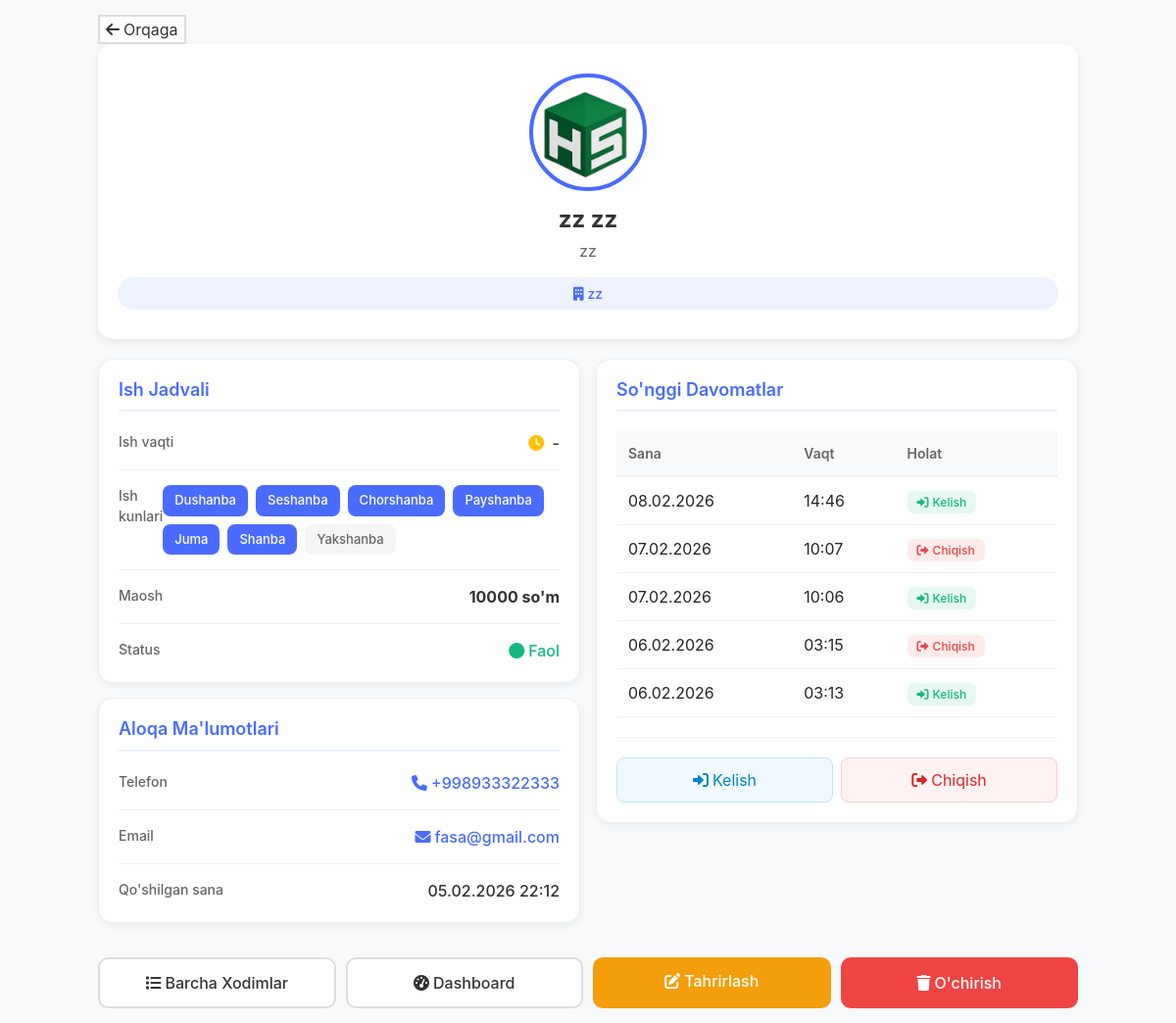
The page /employees/17/ (signed in) on the database its author committed.
### employees/models.py (models this page shows, shortened)
class Employee(models.Model):
    WORK_DAYS_CHOICES = [
        ('monday', 'Dushanba'),
        ('tuesday', 'Seshanba'),
        ('wednesday', 'Chorshanba'),
        ('thursday', 'Payshanba'),
        ('friday', 'Juma'),
        ('saturday', 'Shanba'),
        ('sunday', 'Yakshanba'),
    ]
    first_name = models.CharField(max_length=100, verbose_name='Ismi')
    last_name = models.CharField(max_length=100, verbose_name='Familyasi')
    position = models.CharField(max_length=100, verbose_name='Lavozimi')
    department = models.CharField(max_length=100, verbose_name="Bo'lim")
    phone = models.CharField(max_length=20, blank=True, verbose_name='Telefon')
    email = models.EmailField(blank=True, verbose_name='Email')
    photo = models.ImageField(upload_to='employee_photos/', verbose_name='Rasm')
    work_days = models.JSONField(default=list, verbose_name='Ish kunlari')
    work_schedule = models.JSONField(default=dict, verbose_name='Ish jadvali')
    monthly_salary = models.DecimalField(
        max_digits=12,
        decimal_places=2,
        default=0,
        verbose_name='Oylik maosh'
    )
    late_penalty_per_minute = models.DecimalField(
        max_digits=10,
        decimal_places=2,
        default=1000,
        verbose_name='Har daqiqa uchun jarima'
    )
    allowed_late_minutes = models.IntegerField(
        default=10,
        verbose_name='Ruxsat etilgan kechikish (daq.)'
    )
    daily_work_hours = models.DecimalField(
        max_digits=4,
        decimal_places=2,
        default=8.0,
        verbose_name='Kunlik ish soatlari'
    )
    is_active = models.BooleanField(default=True, verbose_name='Faol')
    created_at = models.DateTimeField(auto_now_add=True, verbose_name='Yaratilgan sana')
    class Meta:
        ordering = ['first_name', 'last_name']
        verbose_name = 'Xodim'
        verbose_name_plural = 'Xodimlar'
    @property
    def full_name(self):
        return f"{self.first_name} {self.last_name}"
    def get_daily_schedule(self, day_code):
        schedule = self.work_schedule.get(day_code, {})
        return {
            'start': schedule.get('start', '09:00'),
            'end': schedule.get('end', '18:00'),
            'is_work_day': day_code in self.work_days
        }
    def get_today_schedule(self):
        today_code = datetime.now().strftime('%A').lower()
        return self.get_daily_schedule(today_code)

class Attendance(models.Model):
    ATTENDANCE_TYPES = [
        ('in', 'Kelish'),
        ('out', 'Chiqish'),
    ]
    STATUS_CHOICES = [
        ('ontime', 'Vaqtida'),
        ('late', 'Kechikdi'),
        ('early', 'Erta keldi'),
        ('absent', "Kelmagan"),
        ('day_off', 'Dam olish'),
    ]
    employee = models.ForeignKey(Employee, on_delete=models.CASCADE, related_name='attendances')
    date = models.DateField()
    time = models.TimeField()
    type = models.CharField(max_length=3, choices=ATTENDANCE_TYPES, default='in')
    status = models.CharField(max_length=10, choices=STATUS_CHOICES, default='ontime')
    late_minutes = models.IntegerField(default=0)
    penalty_amount = models.DecimalField(max_digits=10, decimal_places=2, default=0)
    notes = models.TextField(blank=True)
    created_at = models.DateTimeField(auto_now_add=True)
    class Meta:
        ordering = ['-date', '-time']
        unique_together = ['employee', 'date', 'type']
        verbose_name = 'Davomat'
        verbose_name_plural = 'Davomatlar'

### employees/views.py (the view)
# urls.py: path('employees/<int:id>/', views.employee_detail, name='employee_detail'),
@login_required
@admin_or_hr_required
def employee_detail(request, id):
    employee = get_object_or_404(Employee, id=id)
    attendances = Attendance.objects.filter(employee=employee).order_by('-date', '-time')[:50]
    salaries = MonthlySalary.objects.filter(employee=employee).order_by('-year', '-month')[:12]
    today_schedule = employee.get_today_schedule()
    context = {
        'employee': employee,
        'attendances': attendances,
        'salaries': salaries,
        'today_schedule': today_schedule,
        'work_days': employee.work_days,
        'work_schedule': employee.work_schedule,
    }
    return render(request, 'employee_detail.html', context)

### employees/views.py (called while the page is built)
def admin_or_hr_required(function=None):
    actual_decorator = user_passes_test(
        lambda u: u.is_authenticated and (
            u.is_superuser or
            u.is_staff or
            (hasattr(u, 'profile') and u.profile.user_type in ['admin', 'hr'])
        ),
        login_url='login'
    )
    if function:
        return actual_decorator(function)
    return actual_decorator

### templates/employee_detail.html (shortened to what this page needs)
<!DOCTYPE html>
<html lang="uz">
    {% load static %}
<head>
    <link href="https://cdn.jsdelivr.net/npm/bootstrap@5.1.3/dist/css/bootstrap.min.css" rel="stylesheet">
    <link rel="stylesheet" href="https://cdnjs.cloudflare.com/ajax/libs/font-awesome/6.0.0/css/all.min.css">
</head>
<body>
    <div class="profile-container">
        <button class="btn-back" onclick="history.back()"><i class="fas fa-arrow-left me-1"></i>Orqaga</button>
        <div class="profile-header">
            {% if employee.photo %}
            <img src="{{ employee.photo.url }}" class="profile-img" alt="{{ employee.full_name }}">
            {% else %}
            <div class="profile-img d-flex align-items-center justify-content-center mx-auto mb-3 bg-light">
                <i class="fas fa-user text-primary fa-3x"></i>
            </div>
            {% endif %}
            <h1 class="profile-name">{{ employee.full_name }}</h1>
            <p class="profile-position">{{ employee.position }}</p>
            <div class="department-badge">
                <i class="fas fa-building me-1"></i>{{ employee.department }}
            </div>
        </div>
        <div class="row g-3">
            <div class="col-md-6">
                <div class="info-card">
                    <h3 class="card-title">Ish Jadvali</h3>
                    <div class="info-row">
                        <div class="info-label">Ish vaqti</div>
                        <div class="info-value">
                            <i class="fas fa-clock text-warning me-1"></i>
                            {{ employee.start_time|time:"H:i" }} - {{ employee.end_time|time:"H:i" }}
                        </div>
                    </div>
                    <div class="info-row">
                        <div class="info-label">Ish kunlari</div>
                        <div class="info-value">
                            <div class="work-days">
                                {% for day_code, day_name in employee.WORK_DAYS_CHOICES %}
                                <span class="day-badge {% if day_code in employee.work_days %}active{% endif %}">
                                    {{ day_name }}
                                </span>
                                {% endfor %}
                            </div>
                        </div>
                    </div>
                    <div class="info-row">
                        <div class="info-label">Maosh</div>
                        <div class="info-value">
                            <strong>{{ employee.monthly_salary|floatformat:0 }} so'm</strong>
                        </div>
                    </div>
                    <div class="info-row">
                        <div class="info-label">Status</div>
                        <div class="info-value">
                            {% if employee.is_active %}
                            <span style="color: #10b981;"><i class="fas fa-circle me-1"></i>Faol</span>
                            {% else %}
                            <span style="color: #ef4444;"><i class="fas fa-circle me-1"></i>Nofaol</span>
                            {% endif %}
                        </div>
                    </div>
                </div>
                <div class="info-card">
                    <h3 class="card-title">Aloqa Ma'lumotlari</h3>
                    <div class="info-row">
                        <div class="info-label">Telefon</div>
                        <div class="info-value">
                            {% if employee.phone %}
                            <a href="tel:{{ employee.phone }}" style="color: #4a6bff; text-decoration: none;">
                                <i class="fas fa-phone me-1"></i>{{ employee.phone }}
                            </a>
                            {% else %}
                            <span style="color: #999;">-</span>
                            {% endif %}
                        </div>
                    </div>
                    <div class="info-row">
                        <div class="info-label">Email</div>
                        <div class="info-value">
                            {% if employee.email %}
                            <a href="mailto:{{ employee.email }}" style="color: #4a6bff; text-decoration: none;">
                                <i class="fas fa-envelope me-1"></i>{{ employee.email }}
                            </a>
                            {% else %}
                            <span style="color: #999;">-</span>
                            {% endif %}
                        </div>
                    </div>
                    <div class="info-row">
                        <div class="info-label">Qo'shilgan sana</div>
                        <div class="info-value">{{ employee.created_at|date:"d.m.Y H:i" }}</div>
                    </div>
                </div>
            </div>
            <div class="col-md-6">
                <div class="info-card">
                    <h3 class="card-title">So'nggi Davomatlar</h3>
                    {% if attendances %}
                    <div style="max-height: 400px; overflow-y: auto;">
                        <table class="attendance-table">
                            <thead>
                                <tr>
                                    <th>Sana</th>
                                    <th>Vaqt</th>
                                    <th>Holat</th>
                                </tr>
                            </thead>
                            <tbody>
                                {% for att in attendances %}
                                <tr>
                                    <td>{{ att.date|date:"d.m.Y" }}</td>
                                    <td>{{ att.time|time:"H:i" }}</td>
                                    <td>
                                        {% if att.type == 'in' %}
                                        <span class="status-badge status-in">
                                            <i class="fas fa-sign-in-alt me-1"></i>Kelish
                                        </span>
                                        {% else %}
                                        <span class="status-badge status-out">
                                            <i class="fas fa-sign-out-alt me-1"></i>Chiqish
                                        </span>
                                        {% endif %}
                                    </td>
                                </tr>
                                {% endfor %}
                            </tbody>
                        </table>
                    </div>
                    {% else %}
                    <div class="empty-state">
                        <i class="fas fa-clipboard-list fa-2x mb-3"></i>
                        <p>Davomat ma'lumotlari yo'q</p>
                    </div>
                    {% endif %}
                    <div style="margin-top: 20px; padding-top: 20px; border-top: 1px solid #eee;">
                        <div class="row g-2">
                            <div class="col-6">
                                <a href="/checkin/" style="display: block; padding: 10px; background: #f0f9ff; border: 1px solid #bae6fd; border-radius: 8px; text-align: center; text-decoration: none; color: #0284c7;">
                                    <i class="fas fa-sign-in-alt me-1"></i>Kelish
                                </a>
                            </div>
                            <div class="col-6">
                                <a href="/checkout/" style="display: block; padding: 10px; background: #fef2f2; border: 1px solid #fecaca; border-radius: 8px; text-align: center; text-decoration: none; color: #dc2626;">
                                    <i class="fas fa-sign-out-alt me-1"></i>Chiqish
                                </a>
                            </div>
                        </div>
                    </div>
                </div>
            </div>
        </div>
        <div class="action-buttons">
            <a href="/employees/" class="action-btn btn-back">
                <i class="fas fa-list me-1"></i>Barcha Xodimlar
            </a>
            <a href="/dashboard/" class="action-btn btn-back">
                <i class="fas fa-tachometer-alt me-1"></i>Dashboard
            </a>
            <a href="/employees/edit/{{ employee.id }}/" class="action-btn btn-edit">
                <i class="fas fa-edit me-1"></i>Tahrirlash
            </a>
            <button onclick="confirmDelete()" class="action-btn btn-delete">
                <i class="fas fa-trash me-1"></i>O'chirish
            </button>
        </div>
    </div>
</body>
</html>

### templates/employee_detail.html (style rules this page uses)
body { background-color: #f8f9fa; font-family: -apple-system, BlinkMacSystemFont, 'Segoe UI', Roboto, Oxygen, Ubuntu, sans-serif; padding: 15px; }
.profile-container { max-width: 1000px; margin: 0 auto; }
.profile-header { background: white; border-radius: 15px; padding: 30px 20px; text-align: center; box-shadow: 0 3px 10px rgba(0,0,0,0.08); margin-bottom: 20px; }
.profile-img { width: 120px; height: 120px; border-radius: 50%; object-fit: cover; border: 4px solid #4a6bff; margin-bottom: 15px; }
.profile-name { font-size: 24px; font-weight: 700; color: #333; margin-bottom: 5px; }
.profile-position { color: #666; font-size: 16px; margin-bottom: 15px; }
.department-badge { background: #eef2ff; color: #4a6bff; padding: 6px 15px; border-radius: 20px; font-size: 14px; font-weight: 500; }
.info-card { background: white; border-radius: 15px; padding: 20px; margin-bottom: 15px; box-shadow: 0 3px 10px rgba(0,0,0,0.05); border: 1px solid #eee; }
.card-title { font-size: 18px; font-weight: 600; color: #4a6bff; margin-bottom: 20px; padding-bottom: 10px; border-bottom: 2px solid #eef2ff; }
.info-row { display: flex; justify-content: space-between; margin-bottom: 15px; padding-bottom: 15px; border-bottom: 1px solid #f0f0f0; }
.info-row:last-child { border-bottom: none; margin-bottom: 0; padding-bottom: 0; }
.info-label { color: #666; font-size: 14px; font-weight: 500; }
.info-value { color: #333; font-weight: 500; text-align: right; }
.work-days { display: flex; flex-wrap: wrap; gap: 8px; }
.day-badge { padding: 6px 12px; border-radius: 8px; font-size: 13px; font-weight: 500; background: #f5f5f5; color: #666; }
.day-badge.active { background: #4a6bff; color: white; }
.attendance-table { width: 100%; border-collapse: collapse; }
.attendance-table th { background: #f8f9fa; padding: 12px; font-size: 14px; color: #666; font-weight: 600; border-bottom: 2px solid #eee; }
.attendance-table td { padding: 12px; border-bottom: 1px solid #f0f0f0; }
.status-badge { padding: 4px 10px; border-radius: 6px; font-size: 12px; font-weight: 500; }
.status-in { background: rgba(16, 185, 129, 0.1); color: #10b981; }
.status-out { background: rgba(239, 68, 68, 0.1); color: #ef4444; }
.action-buttons { display: grid; grid-template-columns: repeat(auto-fit, minmax(200px, 1fr)); gap: 10px; margin-top: 20px; }
.action-btn { padding: 12px; border-radius: 10px; font-weight: 500; text-decoration: none; text-align: center; display: block; transition: all 0.2s; }
.btn-back { background: white; border: 2px solid #ddd; color: #333; }
.btn-edit { background: #f59e0b; color: white; border: none; }
.btn-delete { background: #ef4444; color: white; border: none; }

### rows shown on the page
Employee: photo (picture), full_name "zz zz", position "zz", department "zz", monthly_salary "10000", phone "+998933322333", email "fasa@gmail.com", created_at "05.02.2026 22:12"
Attendance: date "08.02.2026", time "14:46", type "in" (drawn)
Attendance: date "07.02.2026", time "10:07", type "out" (drawn)
Attendance: date "07.02.2026", time "10:06", type "in" (drawn)
Attendance: date "06.02.2026", time "03:15", type "out" (drawn)
Attendance: date "06.02.2026", time "03:13", type "in" (drawn)

### other values the page prints
{{ day_name }} "Dushanba" "Seshanba" "Chorshanba" "Payshanba" "Juma" "Shanba" "Yakshanba"
